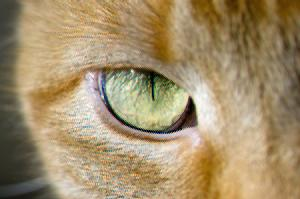
%> input picture ShortHW/Filtering/ca-nn-dmsc.jpg, 300 x 199 px, given in place of balloon.jpeg, which was not available
$ octave evalAlignment.m   (GNU Octave 9; MATLAB toolbox functions it lacks are replaced by stand-ins)
%> lines starting %> are read from the running program, lines starting %| are printed output that depends on the picture; pictures that were not available may be replaced by others from this repository, and a replacement may not be noted
### Alignment/randomlyShiftChannels.m
function [im, gtShift] = randomlyShiftChannels(im, maxShift)
%
% RANDOMLYSHIFTCHANNELS shifts the channels with respect to one another.
%
%   [IM, GTSHIFT] = RANDOMLYSHIFTCHANNELS(IM, MAXSHIFT) randomly shifts the
%   second and third channels of IM within the MAXSHIFT range.
%
% This code is part of:
%
%   CMPSCI 670: Computer Vision, Fall 2016
%   University of Massachusetts, Amherst
%   Instructor: Subhransu Maji
%
%   Homework 1: Color images

assert(size(im,3) == 3);

% Randomly sample displacements in I and J coordinates between -maxDisp:maxDisp
shiftI = randi([-maxShift(1) maxShift(1)], [1 2]);
shiftJ = randi([-maxShift(2) maxShift(2)], [1 2]);

% Replace the channels with the shifted versions
im(:,:,2) = circshift(im(:,:,2), [shiftI(1) shiftJ(1)]);
im(:,:,3) = circshift(im(:,:,3), [shiftI(2) shiftJ(2)]);

% Record the true shifts
gtShift = [shiftI'  shiftJ'];

### Alignment/evalAlignment.m
% Evaluation code for Part 1: Color image alignment.
%
% Your goal is to implement the alignChannels() function. A correct
% implementation should have 'gt shift' + 'pred shift' = O, i.e.,
% the all zeros vector.
%
% Credits: The homework is adapted from a similar one developed by Alyosha
% Efors (UC Berkeley, previously at CMU).
%
%
% This code is part of:
%
%   CMPSCI 670: Computer Vision, Fall 2016
%   University of Massachusetts, Amherst
%   Instructor: Subhransu Maji
%
%   Homework 1: Color images

% Path to your data directory
dataDir = fullfile('..','data','demosaic');

% List of images
imageNames = {'balloon.jpeg','cat.jpg',	'ip.jpg', ...
              'puppy.jpg','squirrel.jpg', 'pencils.jpg',...
              'house.png', 'light.png', 'sails.png', 'tree.jpeg'};
numImages = length(imageNames);

% Global variables
maxShift = [15 15]; % the shifts are checked within this range
display = true;     % if set to true then aligned images are shown

% Loop over methods and print results
fprintf('Evaluating alignment ..\n');
for i = 1:numImages,
    % Read image
    thisImage = fullfile(dataDir, imageNames{i});
    im = imread(thisImage);
%> im is the input picture: size 199x300x3 uint8; mean R, G, B 163.3, 143, 107.4
    im = im2double(im);
%> im: size 199x300x3 double

    % Randomly shift channels
    [channels, gtShift]  = randomlyShiftChannels(im, maxShift);
%> in randomlyShiftChannels, `im(:,:,2) = circshift(im(:,:,2), [shiftI(1) shiftJ(1)]);`:
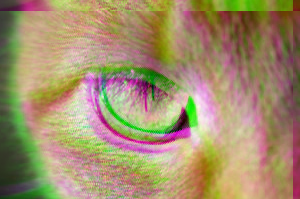
%> im: size 199x300x3 double; mean R, G, B 0.64, 0.561, 0.421; mean of the top-left, top-right, bottom-left and bottom-right quarters 0.563, 0.442, 0.56, 0.597
%> in randomlyShiftChannels, `im(:,:,3) = circshift(im(:,:,3), [shiftI(2) shiftJ(2)]);`:
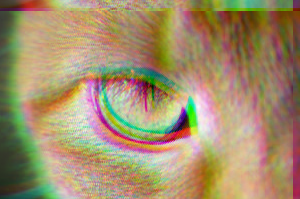
%> im: size 199x300x3 double; mean R, G, B 0.64, 0.561, 0.421; mean of the top-left, top-right, bottom-left and bottom-right quarters 0.561, 0.439, 0.561, 0.6
%> gtShift = [11 -7; 8 0]

    % Compute alignment
    [colorIm, predShift] = alignChannels(channels, maxShift);
%> predShift = [-11 7; -8 0]

    % Print results
    fprintf('%2i %s\n\t   gt shift: (%2i,%2i) (%2i,%2i)\n\t pred shift: (%2i,%2i) (%2i,%2i)\n',...
            i, imageNames{i}, gtShift(1,:), gtShift(2,:), predShift(1,:), predShift(2,:));
%|  1 balloon.jpeg
%| 	   gt shift: (11,-7) ( 8, 0)
%| 	 pred shift: (-11, 7) (-8, 0)

    % Optionally display the results
    if display
        % We will use subplot which is a way to show multiple plots/images
        % in a single figure.
        figure(1); clf;
        subplot(1,2,1); imagesc(channels); axis image off;
        title('Input image');

        subplot(1,2,2); imagesc(colorIm); axis image off;
        title('Aligned image');
        pause(1); %Pause for 1 second after display
    end
end
%> pass 2 of the loop `for i = 1:numImages,`:
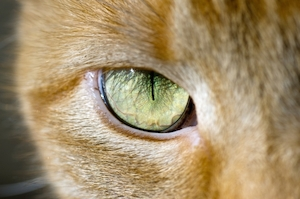
%> input picture ShortHW/Filtering/cat.jpg, 300 x 199 px
%> im is the input picture: size 199x300x3 uint8; mean R, G, B 163.4, 143, 107.6
%> in randomlyShiftChannels (call 2), `im(:,:,2) = circshift(im(:,:,2), [shiftI(1) shiftJ(1)]);`:
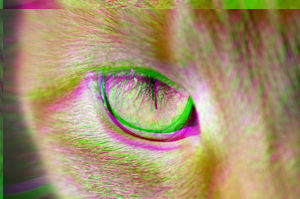
%> im: size 199x300x3 double; mean R, G, B 0.641, 0.561, 0.422; mean of the top-left, top-right, bottom-left and bottom-right quarters 0.561, 0.446, 0.552, 0.604
%> in randomlyShiftChannels (call 2), `im(:,:,3) = circshift(im(:,:,3), [shiftI(2) shiftJ(2)]);`:
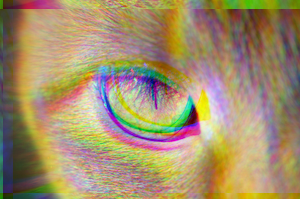
%> im: size 199x300x3 double; mean R, G, B 0.641, 0.561, 0.422; mean of the top-left, top-right, bottom-left and bottom-right quarters 0.56, 0.457, 0.546, 0.601
%> gtShift = [9 3; -6 13]
%> predShift = [-9 -3; 6 -13]
%|  2 cat.jpg
%| 	   gt shift: ( 9, 3) (-6,13)
%| 	 pred shift: (-9,-3) ( 6,-13)
%> (the run ends here)
